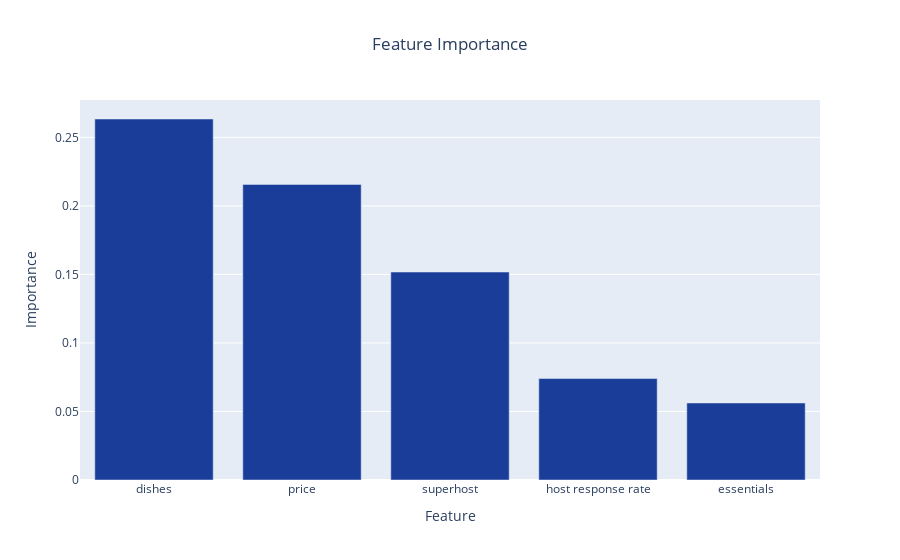

The notebook cell saved with this chart:
### Code cell
plot_top_15_features(dt_best_model, X_test, 5)

### Figure 1 — Plotly figure (JSON) as saved in the notebook; plotly's stock layout.template omitted (floating-point values rounded to 4 significant figures)
{"data": [{"alignmentgroup": "True", "hovertemplate": "Feature=%{x}<br>Importance=%{y}<extra></extra>", "legendgroup": "", "marker": {"color": "#193d99", "pattern": {"shape": ""}}, "name": "", "offsetgroup": "", "orientation": "v", "showlegend": false, "textposition": "auto", "type": "bar", "x": ["dishes", "price", "superhost", "host response rate", "essentials"], "xaxis": "x", "y": [0.2634, 0.2157, 0.1517, 0.07401, 0.0562], "yaxis": "y"}], "layout": {"barmode": "relative", "legend": {"tracegroupgap": 0}, "title": {"text": "Feature Importance", "x": 0.5}, "xaxis": {"anchor": "y", "domain": [0, 1], "title": {"text": "Feature"}}, "yaxis": {"anchor": "x", "domain": [0, 1], "title": {"text": "Importance"}}}}
